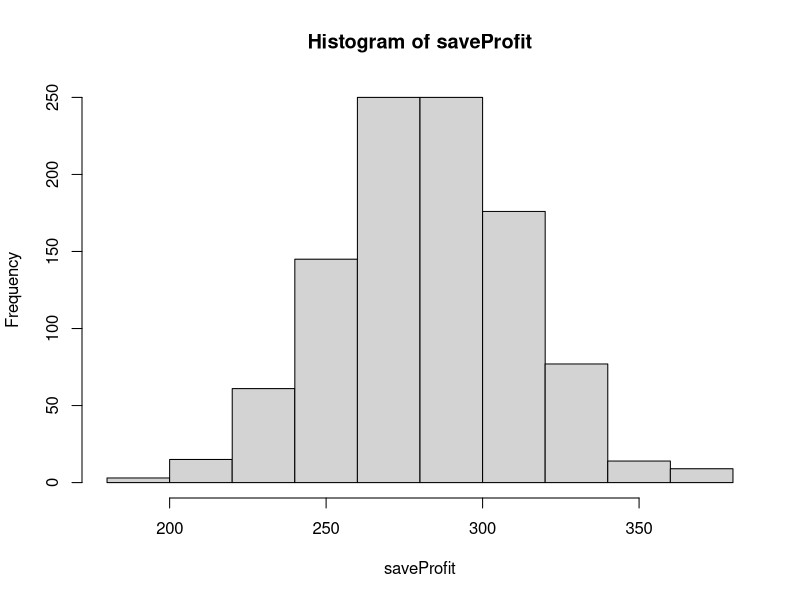
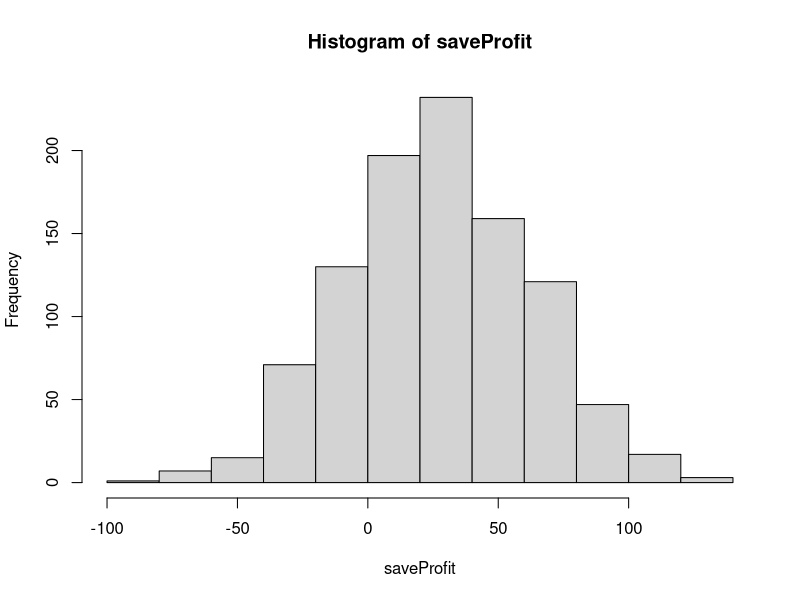
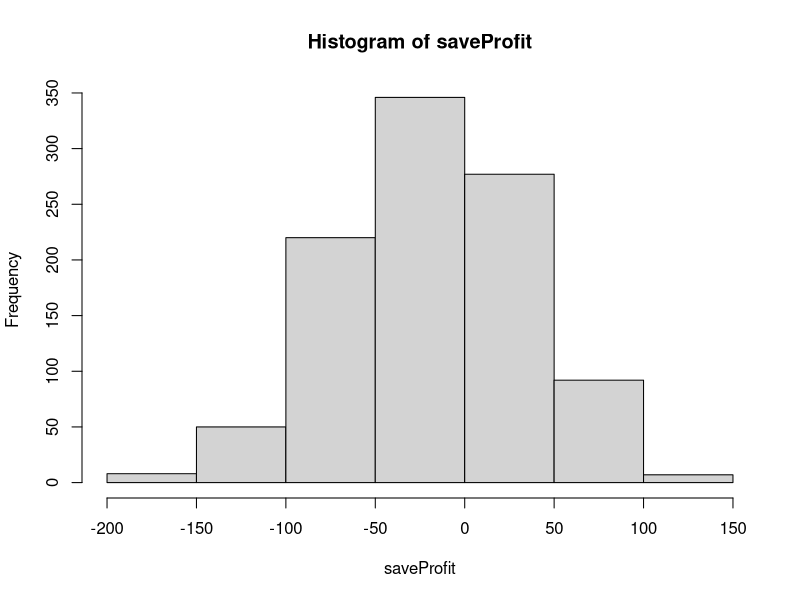

Source code (R) for these figures, in order:
## ---- chunk 1
knitr::opts_chunk$set(echo = TRUE)
require(tidyverse)
require(tidyverse)
require(knitr)
## ---- chunk 2
days=1:365
saveProfit=vector("numeric")
for(run in 1:1000){
  

profit=0
for(i in 1:637){
bdays=sample(days,size=35,replace=TRUE)  
n=length(unique(bdays))
if(n<35){
  profit=profit+1
 }else{profit=profit-2}
}
saveProfit[run]=profit
}

## ---- chunk 3
hist(saveProfit)
## ---- chunk 4
sortProfit=sort(saveProfit)
print(sortProfit[25])
print(sortProfit[975])
## ---- chunk 5
days=1:365
saveProfit=vector("numeric")
for(run in 1:1000){
  

profit=0
for(i in 1:637){
bdays=sample(days,size=29,replace=TRUE)  
n=length(unique(bdays))
if(n<29){
  profit=profit+1
 }else{profit=profit-2}
}
saveProfit[run]=profit
}

## ---- chunk 6
hist(saveProfit)
## ---- chunk 7
days=1:365
saveProfit=vector("numeric")
for(run in 1:1000){
  

profit=0
for(i in 1:637){
bdays=sample(days,size=35,replace=TRUE)  
n=length(unique(bdays))
if(n<35){
  profit=profit+1
 }else{profit=profit-4.5}
}
saveProfit[run]=profit
}

## ---- chunk 8
hist(saveProfit)
